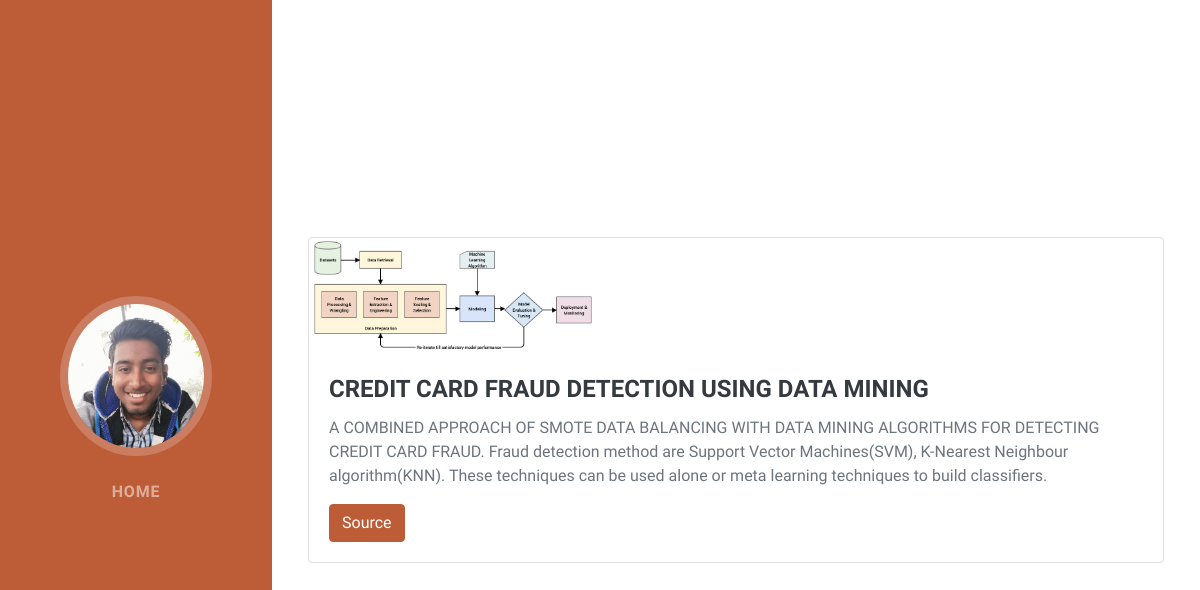
The app's page /project/3 with its own data.
### project/models.py (models this page shows, shortened)
class Project(models.Model):
    title = models.CharField(max_length=100)
    description = models.CharField(max_length=300)
    image = models.ImageField(upload_to = 'cv/images/')
    url = models.URLField(blank=True)

### project/views.py (the view)
# urls.py: path('project/<int:project_id>', views.detail, name = 'detail'),
def detail(request,project_id):
    project = get_object_or_404(Project,id=project_id)
    context = {
        'project': project,
    }
    return render(request,'project/detail.html',context)

### project/templates/project/detail.html (shortened to what this page needs)
<!DOCTYPE html>
{% load static %}
<html lang="en">
    <head>
        <link href="{% static 'css/styles.css' %}" rel="stylesheet" />
    </head>
    <body id="page-top">
        <nav class="navbar navbar-expand-lg navbar-dark bg-primary fixed-top" id="sideNav">
            <a class="navbar-brand js-scroll-trigger" href="#page-top">
                <span class="d-none d-lg-block"><img class="img-fluid img-profile rounded-circle mx-auto mb-2" src="{% static 'assets/img/profile_pic2.jpg' %}" alt="" /></span>
            </a>
            <div class="collapse navbar-collapse" id="navbarSupportedContent">
                <ul class="navbar-nav">
                    <li class="nav-item"><a class="nav-link js-scroll-trigger" href="{% url 'index' %}">Home</a></li>
                </ul>
            </div>
        </nav>
            <section class="resume-section" id="projects">
                <div class="resume-section-content">
                    <div class="row">
                    <div class="card" >
                        <img class="card-img-top" style="width: 18rem;" src="{{ project.image.url }}" alt="Card image cap">
                        <div class="card-body">
                          <h4 class="card-title">{{ project.title }}</h4>
                          <p class="card-text">{{ project.description }}</p>
                          {% if project.url %}
                          <a href="{{ project.url }}" class="btn btn-primary" target="_blank">Source</a>
                            {% endif %}
                        </div>
                      </div>
                </div>
                </div>
            </section>
    </body>
</html>

### records on screen
Project: image (picture), title "CREDIT CARD FRAUD DETECTION USING DATA MINING", description "A COMBINED APPROACH OF SMOTE DATA BALANCING WITH DATA MINING ALGORITHMS FOR DETECTING CREDIT CARD FRAUD. Fraud detection method are Support Vector Machines(SVM), K-Nearest Neighbour algorithm(KNN). These techniques can be used alone or meta learning techniques to build classifiers."
